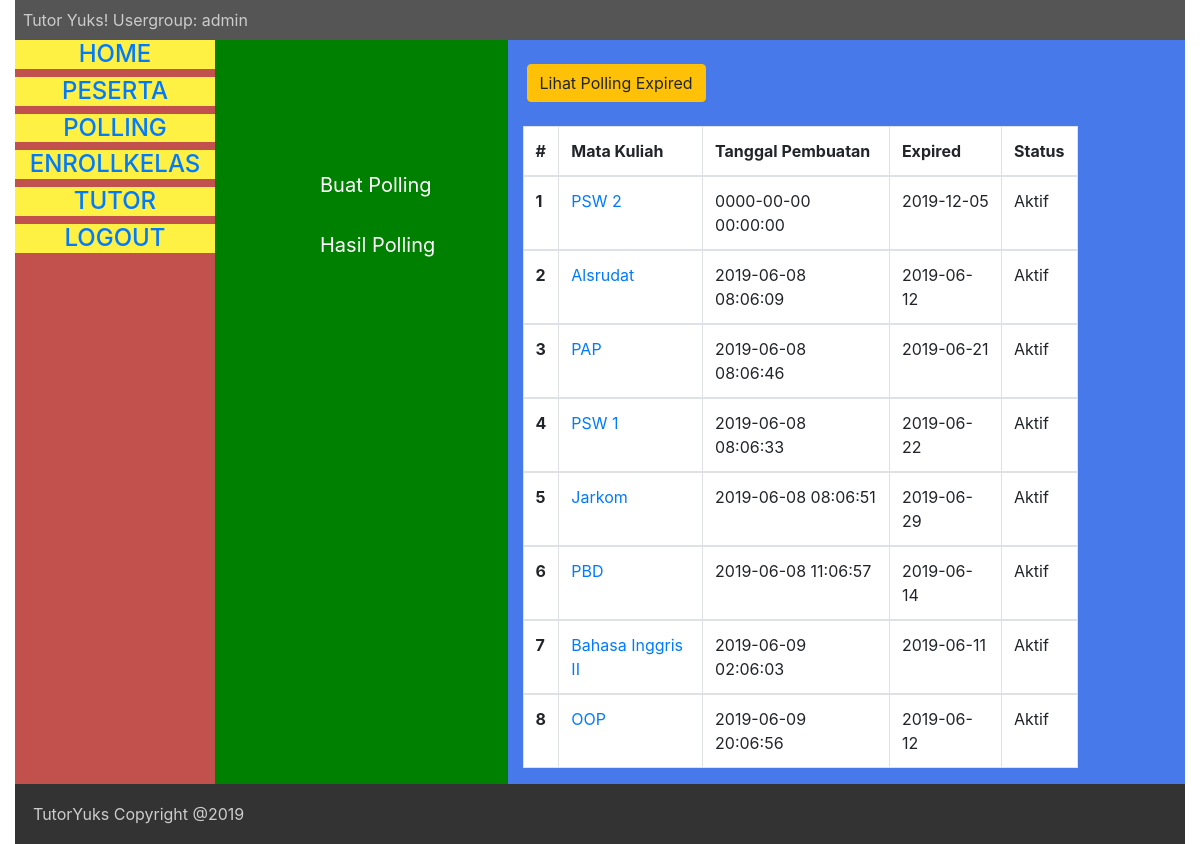
Screenshot of /admin/listpolling.php (signed in) with the database file from the repository.
### tables this page shows
CREATE TABLE `polling` (
  `id` int(11) NOT NULL AUTO_INCREMENT,
  `tanggal_pembuatan` timestamp NULL DEFAULT CURRENT_TIMESTAMP,
  `expired` date DEFAULT NULL,
  `matkul` varchar(50) DEFAULT NULL,
  `prodi` char(10) DEFAULT NULL,
  `angkatan` char(10) DEFAULT NULL,
  `status_expired` int(1) DEFAULT '0',
  PRIMARY KEY (`id`)
);

### admin/proses/function/functions.php (called while the page is built, shortened)
<?php
	$conn = mysqli_connect(DB_HOST, DB_USER, DB_PASS, DB_NAME);
	function exeQuery($query){
		global $conn;
		$stat = mysqli_query($conn, $query);
		return $stat;
	}
	function getAllPolling()
	{
		$sql = "SELECT * from polling";
		$polling = exeQuery($sql);
		return $polling;
	}
?>

### admin/listpolling.php (the view, shortened to what this page needs)
<?php
require_once "header.php";
include_once "proses/function/functions.php";
?>
	  				<div class="col-sm-3" style="background-color: green;">
	  						<div style="margin-top: 130px;font-size: 20px;margin-left: 90px;">
	  								<a href="polling.php" style="color: white;">Buat Polling</a>
								</div>
	  						<div style="margin-top :30px;font-size: 20px;margin-left: 90px;">
	  								<a href="listpolling.php" style="color: white;">Hasil Polling</a>
	  							</div>
	  				</div>
	  				<div class="col-sm-6">
	  				<br/>
	  				<a href="pollingexpired.php" class="btn btn-warning ml-1 mb-4">Lihat Polling Expired</a>
	  				<br/>
						<table class="table table-bordered" style="background-color: white;">
						  <thead>
						    <tr>
						      <th scope="col">#</th>
						      <th scope="col">Mata Kuliah</th>
						      <th scope="col">Tanggal Pembuatan</th>
						      <th scope="col">Expired</th>
						      <th scope="col">Status</th>
						    </tr>
						  </thead>
						  <?php
						  	$polling = getAllPolling(); $i=1;
						  	while($dataPolling = mysqli_fetch_array($polling, MYSQLI_ASSOC)){
						  		if($dataPolling['status_expired'] == 0){
						  ?>
						  <tbody>
						    <tr>
						      <th scope="row"><?=$i++?></th>
						      <td><a href="detailPolling.php?id=<?=$dataPolling['id']?>"><?= $dataPolling['matkul']?></td></a>
						      <td><?= $dataPolling['tanggal_pembuatan']?></td>
						      <td><?= $dataPolling['expired']?></td>
						      <td>Aktif</td>
						    </tr>
						  </tbody>
						  <?php
							}
							}
						  ?>
						</table>
	  				</div>
<?php
require_once "footer.php";
?>

### rows the page displays
polling: matkul "PSW 2", tanggal_pembuatan "0000-00-00 00:00:00", expired "2019-12-05"
polling: matkul "Alsrudat", tanggal_pembuatan "2019-06-08 08:06:09", expired "2019-06-12"
polling: matkul "PAP", tanggal_pembuatan "2019-06-08 08:06:46", expired "2019-06-21"
polling: matkul "PSW 1", tanggal_pembuatan "2019-06-08 08:06:33", expired "2019-06-22"
polling: matkul "Jarkom", tanggal_pembuatan "2019-06-08 08:06:51", expired "2019-06-29"
polling: matkul "PBD", tanggal_pembuatan "2019-06-08 11:06:57", expired "2019-06-14"
polling: matkul "Bahasa Inggris II", tanggal_pembuatan "2019-06-09 02:06:03", expired "2019-06-11"
polling: matkul "OOP", tanggal_pembuatan "2019-06-09 20:06:56", expired "2019-06-12"

### other values shown
$_SESSION['role'] "admin"
